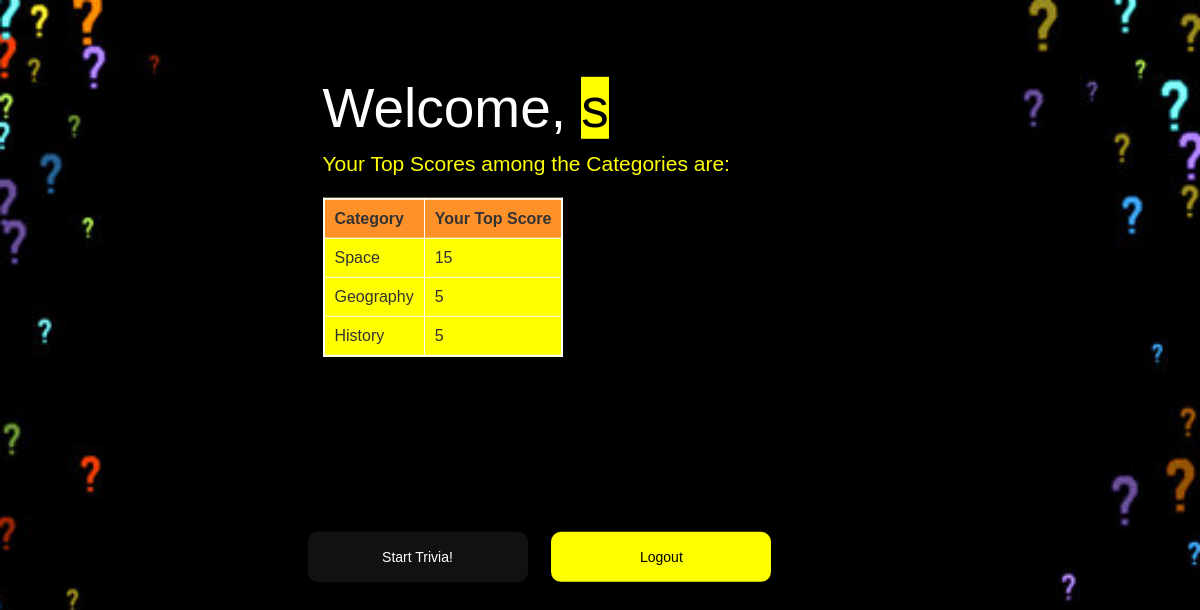
Before: /dashboard.php (signed in) with the older database file.
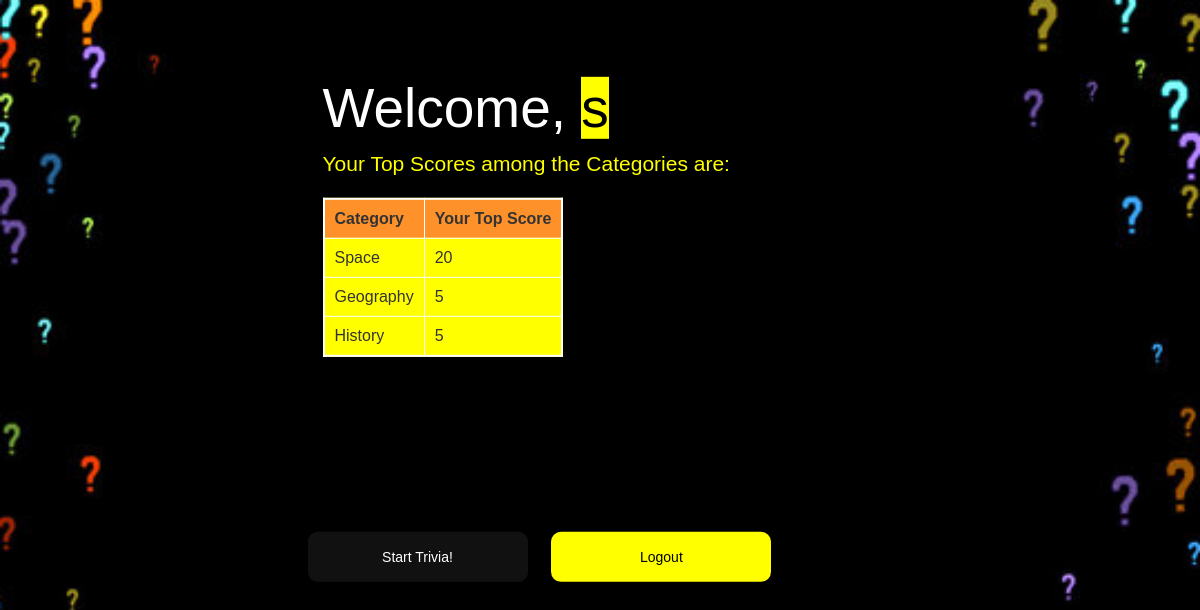
After: the same page with the newer database file.
### tables this page shows
CREATE TABLE `scores` (
  `user_id` int(11) NOT NULL,
  `username` varchar(150) NOT NULL,
  `category_id` varchar(150) NOT NULL,
  `score` int(11) DEFAULT NULL
);

### dashboard.php (the view, shortened to what this page needs)
<?php
    $username = $_SESSION['username'];
    include_once 'connect.php';
?>
<html>
<head>
    <link rel="stylesheet" href="css/bootstrap.min.css">
    <link rel="stylesheet" href="css/all.css"/>
    <link href="css/font.css" type="text/css" rel="stylesheet">
    <link rel="stylesheet" href="dashstyle.css">
</head>
<body class="bg">
    <section class="hero-banner bg-light py-5 mt-5" >
		<div class="container">
			<div class="row row align-items-center">
                <div class="col-lg-3"></div>
				<div class="col-lg-6">
					<h1 class="mt-2" style="color: white; font-size: 55px;">Welcome, <span style="background-color: #FFFF00; color:black;"><?php echo $username ?></span></h1>
					<p class="lead text-secondary my-5" style="color: yellow;">Your Top Scores among the Categories are: </p>
                    <?php
                        echo "<table border='1px solid black'>
                        <tr class='hder'><td><b>Category</b></td>
                        <td><b>Your Top Score</b></td>
                        </tr>";
                        $fetchqry4 = "SELECT `category_id`,`score` FROM `scores` WHERE(username ='$username'); ";
                                    $result4 = mysqli_query($con,$fetchqry4);
                                    while ($row4 = mysqli_fetch_array($result4, MYSQLI_ASSOC)) {
                                    echo "<tr>";
                                    switch ($row4['category_id']) {
                                        case 1:
                                            echo "<td>Space</td>";
                                            echo "<td>" . $row4['score'] . "</td>";
                                          break;
                                        case 2:
                                            echo "<td>Geography</td>";
                                            echo "<td>" . $row4['score'] . "</td>";
                                          break;
                                        case 3:
                                            echo "<td>History</td>";
                                            echo "<td>" . $row4['score'] . "</td>";
                                          break;
                                 }
                                echo "</tr>";
                            }
                            echo "</table>";
                    ?>
				</div>
            </div>
		</div>
        <button class="startbtn" type="button" onclick="window.location.href='category.php'">Start Trivia!</button>
        <button class="exitbtn" type="button" onclick="window.location.href='logout.php'">Logout</button>
	</section>
</body>
</html>

### dashstyle.css (style rules this page uses)
* { margin: 0; padding: 0; box-sizing: border-box; font-family: 'Poppins', sans-serif; }
html,body { height: 100%; background-color: #0000; margin: auto; overflow:auto; }
.bg { background-image: url("img/bg2.jpg"); height: 100%; background-position: center; background-repeat: no-repeat; background-size: cover; }
.hero-banner { position: fixed; left: 50%; top: 40%; transform: translate(-50%, -50%); }
.hero-banner h1 { font-size: 48px; }
.hder { background-color: #ff912b; font-weight: bold; }
table { padding: 50px; background: yellow; border: white 2px solid; }
tr,td { padding: 10px; align-items:center; }
.startbtn { width: 220px; height: 50px; border: none; outline: none; color: #fff; background: #111; cursor: pointer; position: relative; z-index: 0; border-radius: 10px; margin-left: 25%; margin-top: 15%; }
.startbtn:before { content: ''; background: linear-gradient(45deg, #ff0000, #ff7300, #fffb00, #48ff00, #00ffd5, #002bff, #7a00ff, #ff00c8, #ff0000); position: absolute; top: -2px; left:-2px; background-size: 400%; z-index: -1; filter: blur(5px); width: calc(100% + 4px); height: calc(100% + 4px); animation: glowing 20s linear infinite; opacity: 0; transition: opacity .3s ease-in-out; border-radius: 10px; }
.startbtn:after { z-index: -1; content: ''; position: absolute; width: 100%; height: 100%; background: #111; left: 0; top: 0; border-radius: 10px; }
.exitbtn { width: 220px; height: 50px; border: none; outline: none; color: black; background: yellow; cursor: pointer; position: relative; z-index: 0; border-radius: 10px; margin-left: 20px; }

Changed rows visible on the page:
removed scores: score "15"
added scores: score "20"
